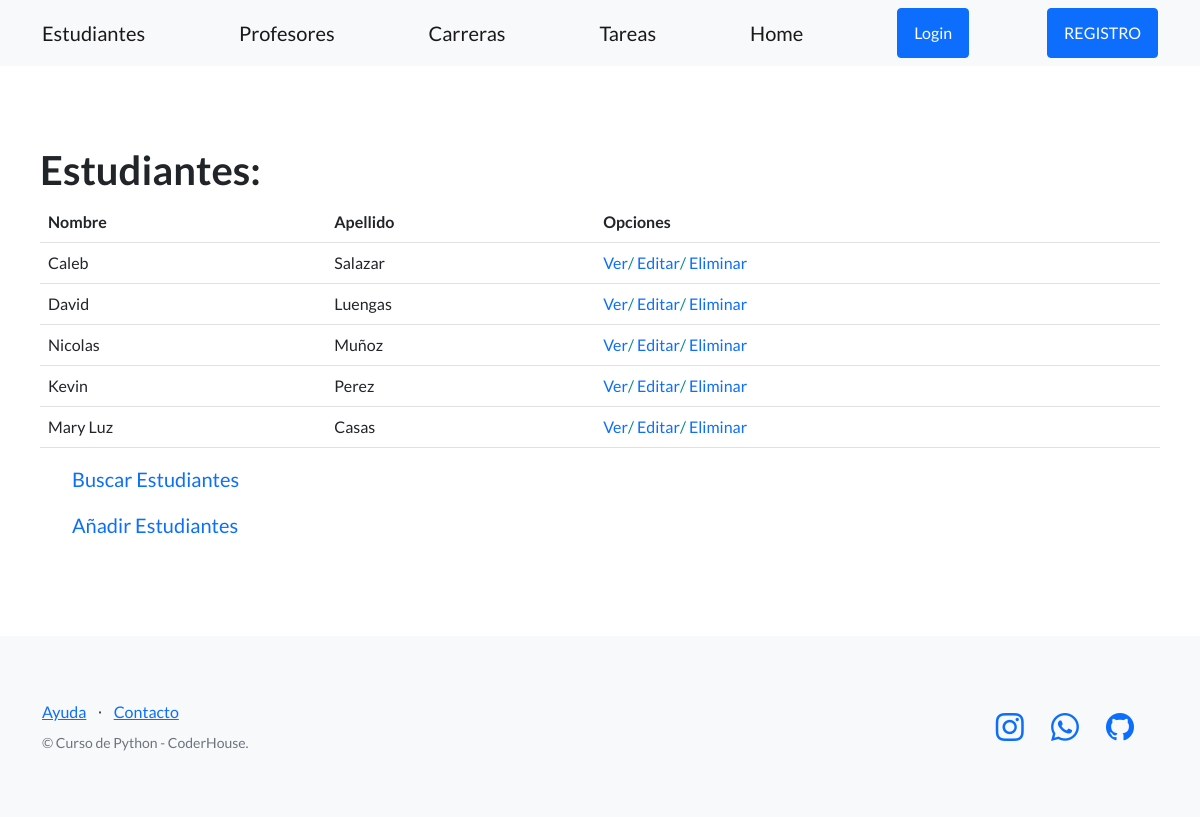
The app's page /estudiantes/, older data.
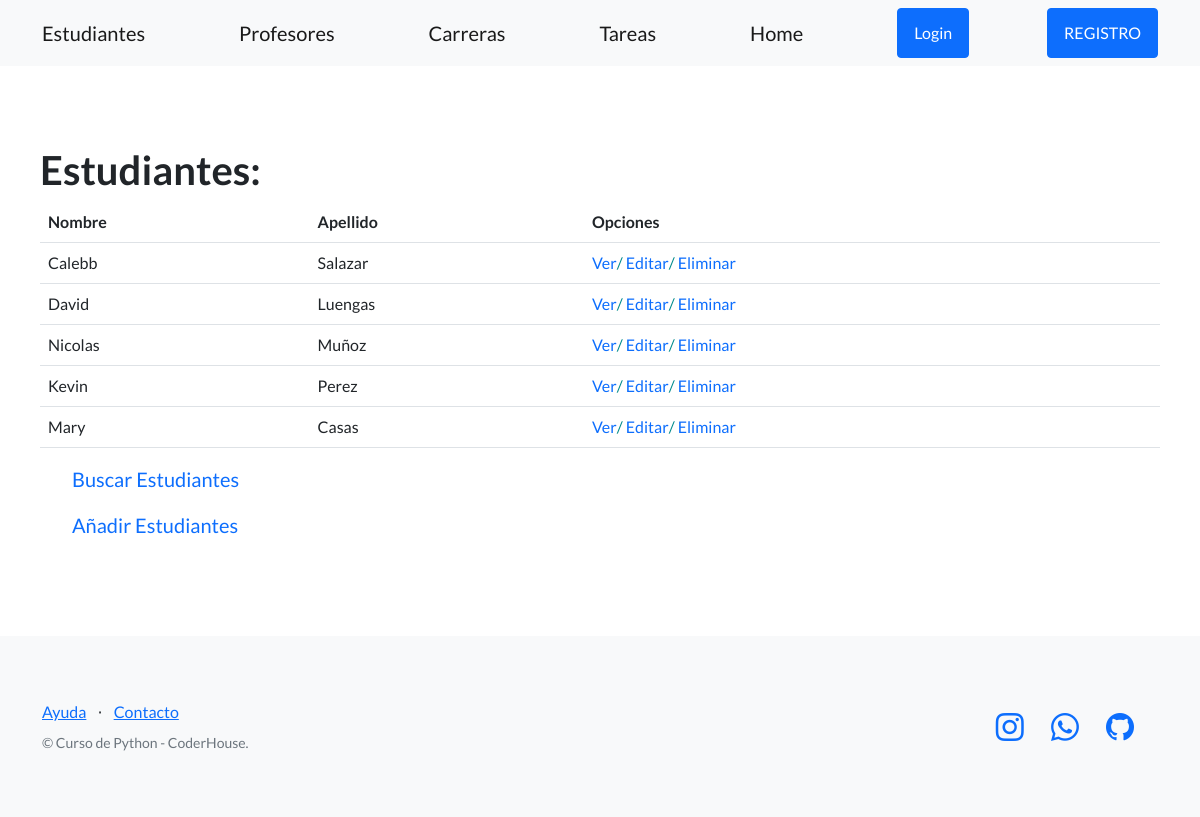
The same page, newer data.
### myapp/models.py (models this page shows, shortened)
class Estudiantes(models.Model):
    nombre = models.CharField(max_length=40)
    apellido = models.CharField(max_length=40)
    edad = models.IntegerField()
    dni = models.CharField(max_length=60)
    email = models.EmailField(max_length=100)

### myapp/views.py (the view)
# urls.py: path('estudiantes/', EstudiantesListView.as_view(), name='estudiantes'),
class EstudiantesListView(ListView):
    model = Estudiantes
    template_name = 'myapp/estudiantes2.html'

### myapp/templates/myapp/estudiantes2.html (shortened to what this page needs)
{% extends 'myapp/base.html'%}
{% block content %}
    <div>
        <h1>Estudiantes: </h1>
        <table class="table">
            <tbody>
                <tr>
                    <th>Nombre</th>
                    <th>Apellido</th>
                    <th>Opciones</th>
                </tr>
                {% for estudiante in object_list %}
                <tr>
                    <td>{{estudiante.nombre}}</td>
                    <td>{{estudiante.apellido}}</td>
                    <td>
                        <a style="text-decoration: none;" href="{% url 'ver_estudiante' estudiante.id %}">Ver</a><span style="color: darkcyan;">/</span>
                        <a style="text-decoration: none;" href="{% url 'editar_estudiante' estudiante.id %}">Editar</a><span style="color: darkcyan;">/</span>
                        <a style="text-decoration: none;" href="{% url 'eliminar_estudiante' estudiante.id %}">Eliminar</a>
                    </td>
                </tr>
                {% endfor %}
            </tbody>
        </table>
        <ul>
            <p><a href="{% url 'buscar_estudiantes' %}" class="navbar-brand">Buscar Estudiantes</a></p>
            <a class="navbar-brand" href="{% url 'crear_estudiante' %}">Añadir Estudiantes</a>
        </ul>
    </div>
{% endblock %}

Row changes from the older to the newer data that the page shows:
changed Estudiantes "Salazar": nombre "Caleb" → "Calebb"
changed Estudiantes "Casas": nombre "Mary Luz" → "Mary"
